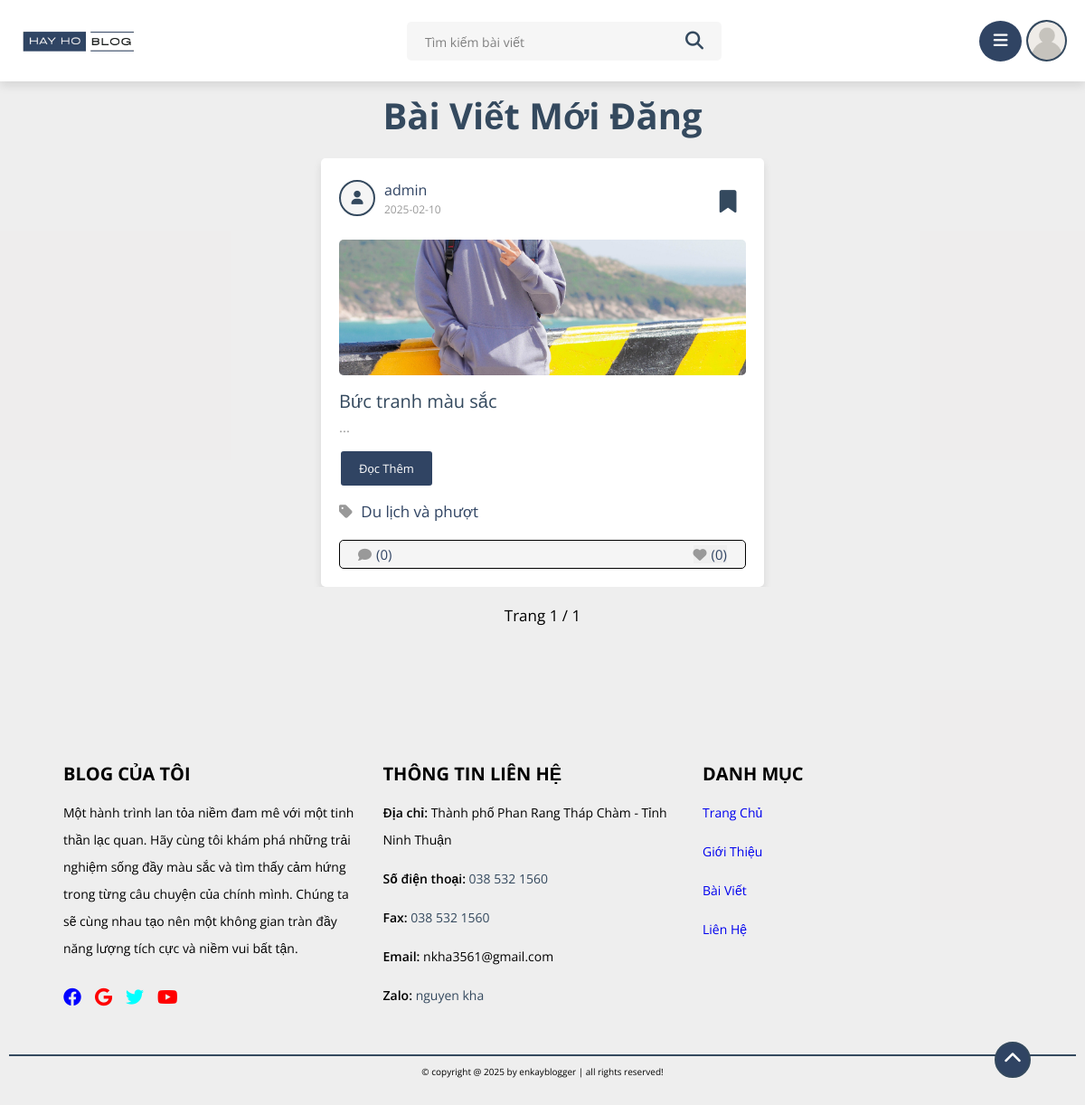
Screenshot of /static/new_post.php with the database file from the repository.
### tables this page shows
CREATE TABLE `settings` (
  `id` int(11) NOT NULL,
  `setting_key` varchar(255) NOT NULL,
  `setting_value` text NOT NULL
);

CREATE TABLE `posts` (
  `id` int(100) NOT NULL,
  `admin_id` int(100) NOT NULL,
  `name` varchar(100) NOT NULL,
  `title` varchar(100) NOT NULL,
  `content` varchar(10000) NOT NULL,
  `category` varchar(50) NOT NULL,
  `image` varchar(100) NOT NULL,
  `date` date NOT NULL DEFAULT current_timestamp(),
  `status` varchar(10) NOT NULL,
  `tag_id` int(11) DEFAULT NULL
);

### static/new_post.php (the view, shortened to what this page needs)
<?php
include '../components/connect.php';
$items_per_page = 4;
$current_page = isset($_GET['page']) ? (int)$_GET['page'] : 1;
$count_posts = $conn->prepare("SELECT COUNT(*) FROM `posts` WHERE status = ? AND date >= DATE_SUB(CURDATE(), INTERVAL 5 DAY)");
$count_posts->execute(['active']);
$total_posts = $count_posts->fetchColumn();
$total_pages = ceil($total_posts / $items_per_page);
$offset = ($current_page - 1) * $items_per_page;
$select_posts = $conn->prepare("SELECT * FROM `posts` WHERE status = ? AND date >= DATE_SUB(CURDATE(), INTERVAL 5 DAY) LIMIT $items_per_page OFFSET $offset");
$select_posts->execute(['active']);
?>
<!DOCTYPE html>
<html lang="en">
<head>
    <link rel="stylesheet" href="https://cdnjs.cloudflare.com/ajax/libs/font-awesome/6.1.1/css/all.min.css">
    <link rel="stylesheet" href="../css/style_edit.css">
    <link rel="stylesheet" href="../css/style_dark.css">
</head>
<body>
    <?php include '../components/user_header.php'; ?>
    <section class="posts-container">
        <h1 class="heading">Bài Viết Mới Đăng</h1>
        <div class="box-container view_all">
            <?php
            if ($select_posts->rowCount() > 0) {
                while ($fetch_posts = $select_posts->fetch(PDO::FETCH_ASSOC)) {
                    $post_id = $fetch_posts['id'];
                    $count_post_comments = $conn->prepare("SELECT * FROM `comments` WHERE post_id = ?");
                    $count_post_comments->execute([$post_id]);
                    $total_post_comments = $count_post_comments->rowCount();
                    $count_post_likes = $conn->prepare("SELECT * FROM `likes` WHERE post_id = ?");
                    $count_post_likes->execute([$post_id]);
                    $total_post_likes = $count_post_likes->rowCount();
                    $confirm_likes = $conn->prepare("SELECT * FROM `likes` WHERE user_id = ? AND post_id = ?");
                    $confirm_likes->execute([$user_id, $post_id]);
                    $confirm_save = $conn->prepare("SELECT * FROM `favorite_posts` WHERE user_id = ? AND post_id = ?");
                    $confirm_save->execute([$user_id, $post_id]);
            ?>
                    <form class="box" method="post">
                        <div class="post-admin">
                            <div class="details_left">
                                <i class="fas fa-user"></i>
                                <div>
                                    <a href="author_posts.php?author=<?= $fetch_posts['name']; ?>"><?= $fetch_posts['name']; ?></a>
                                    <div><?= $fetch_posts['date']; ?></div>
                                </div>
                            </div>
                            <button type="submit" name="save_post" class="save_mark-btn"><i class="fa-solid fa-bookmark" style="<?php if ($confirm_save->rowCount() > 0) {
                                                                                                                                    echo 'color:yellow;';
                                                                                                                                } ?>  "></i></button>
                        </div>
                        <?php
                        if ($fetch_posts['image'] != '') {
                        ?>
                            <img src="../uploaded_img/<?= $fetch_posts['image']; ?>" class="post-image" alt="">
                        <?php
                        }
                        ?>
                        <div class="post-title"><?= $fetch_posts['title']; ?></div>
                        <div class="post-content content-30"><?= $fetch_posts['content']; ?></div>
                        <a href="view_post.php?post_id=<?= $post_id; ?>" class="inline-btn">Đọc thêm</a>
                        <a href="category.php?category=<?= $fetch_posts['category']; ?>" class="post-cat"> <i class="fas fa-tag"></i> <span><?= $fetch_posts['category']; ?></span></a>
                        <div class="icons">
                            <a href="view_post.php?post_id=<?= $post_id; ?>"><i class="fas fa-comment"></i><span>(<?= $total_post_comments; ?>)</span></a>
                            <button type="submit" name="like_post"><i class="fas fa-heart" style="<?php if ($confirm_likes->rowCount() > 0) {
                                                                                                        echo 'color:var(--red);';
                                                                                                    } ?>  "></i><span>(<?= $total_post_likes; ?>)</span></button>
                        </div>
                    </form>
            <?php
                }
            } else {
                echo '<p class="empty">Hiện tại , Chưa bài viết nào được thêm!</p>';
            }
            ?>
        </div>
        <div class="pagination">
            <span>Trang <?= $current_page ?> / <?= $total_pages ?></span>
        </div>
    </section>
    <?php include '../components/footer.php'; ?>
</body>
</html>

### components/user_header.php (shortened to what this page needs)
<?php
include '../components/connect.php';
try {
   $conn->setAttribute(PDO::ATTR_ERRMODE, PDO::ERRMODE_EXCEPTION);
   $stmt = $conn->prepare("SELECT setting_value FROM settings WHERE setting_key = 'logo'");
   $stmt->execute();
   $logo_path = '../uploaded_img/default_img.jpg';
   if ($stmt->rowCount() > 0) {
      $row = $stmt->fetch(PDO::FETCH_ASSOC);
      $logo_path = $row['setting_value'];
   }
} catch (PDOException $e) {
   echo "Connection failed: " . $e->getMessage();
}
$user_id = $_SESSION['user_id'];
$select_avatar = $conn->prepare("SELECT avatar FROM `users` WHERE id = ?");
$select_avatar->execute([$user_id]);
$avatar = $select_avatar->fetch(PDO::FETCH_ASSOC);
if ($avatar) {
   $avatarContent = $avatar['avatar'];
   $finfo = finfo_open(FILEINFO_MIME_TYPE);
   $avatarMime = finfo_buffer($finfo, $avatarContent);
   finfo_close($finfo);
   if (!$avatarMime) {
      $avatarMime = 'image/jpeg';
   }
   $avatarBase64 = base64_encode($avatarContent);
   $avatarSrc = "data:$avatarMime;base64,$avatarBase64";
} else {
   $avatarSrc = '../uploaded_img/default_avatar.png';
}
?>
<header class="header">
   <section class="flex">
      <a href="home.php" class="logo">
         <img class="logo_img" src="<?php echo htmlspecialchars($logo_path); ?>" alt="hay ho blog logo">
      </a>
      <form action="search.php" method="POST" class="search-form" id="searchToolTip">
         <input type="text" name="search_box" class="box" maxlength="100" placeholder="Tìm kiếm bài viết" required>
         <button type="submit" class="fas fa-search" name="search_btn"></button>
      </form>
      <div class="icons">
         <div id="menu-btn" class="fas fa-bars"></div>
         <div id="user-btn">
            <img src="<?= htmlspecialchars($avatarSrc) ?>" alt="Avatar">
         </div>
      </div>
   </section>
</header>

### components/footer.php (shortened to what this page needs)
<?php
include '../components/connect.php';
$select_footer_text = $conn->prepare("SELECT setting_value FROM `settings` WHERE setting_key = 'footer_text'");
$select_footer_text->execute();
$footer_text = $select_footer_text->fetchColumn();
$select_facebook_link = $conn->prepare("SELECT setting_value FROM `settings` WHERE setting_key = 'link_facebook'");
$select_facebook_link->execute();
$link_facebook = $select_facebook_link->fetchColumn();
$select_google_link = $conn->prepare("SELECT setting_value FROM `settings` WHERE setting_key = 'link_google'");
$select_google_link->execute();
$link_google = $select_google_link->fetchColumn();
$select_twitter_link = $conn->prepare("SELECT setting_value FROM `settings` WHERE setting_key = 'link_twitter'");
$select_twitter_link->execute();
$link_twitter = $select_twitter_link->fetchColumn();
$select_youtube_link = $conn->prepare("SELECT setting_value FROM `settings` WHERE setting_key = 'link_youtube'");
$select_youtube_link->execute();
$link_youtube = $select_youtube_link->fetchColumn();
$select_diachi = $conn->prepare("SELECT setting_value FROM `settings` where setting_key = 'lienhe_diachi'");
$select_diachi->execute();
$diachi_text = $select_diachi->fetchColumn();
$select_dienthoai = $conn->prepare("SELECT setting_value FROM `settings` where setting_key = 'lienhe_dienthoai'");
$select_dienthoai->execute();
$dienthoai_text = $select_dienthoai->fetchColumn();
$select_fax = $conn->prepare("SELECT setting_value FROM `settings` where setting_key = 'lienhe_fax'");
$select_fax->execute();
$fax_text = $select_fax->fetchColumn();
$select_email = $conn->prepare("SELECT setting_value FROM `settings` where setting_key = 'lienhe_email'");
$select_email->execute();
$email_text = $select_email->fetchColumn();
$select_zalo = $conn->prepare("SELECT setting_value FROM `settings` where setting_key = 'lienhe_zalo'");
$select_zalo->execute();
$zalo_text = $select_zalo->fetchColumn();
$select_name = $conn->prepare("SELECT setting_value FROM `settings` where setting_key = 'lienhe_name'");
$select_name->execute();
$name_text = $select_name->fetchColumn();
?>
<footer class="footer">
   <div class="footer_top">
      <div class="footer_top-gioithieu">
         <h1>BLOG CỦA TÔI</h1>
         <p>Một hành trình lan tỏa niềm đam mê với một tinh thần lạc quan. Hãy cùng tôi khám phá những trải nghiệm sống đầy màu sắc và tìm thấy cảm hứng trong từng câu chuyện của chính mình. Chúng ta sẽ cùng nhau tạo nên một không gian tràn đầy năng lượng tích cực và niềm vui bất tận.</p>
         <div class="icons">
            <a href="<?= $link_facebook?>" target="_blank"> <i class="fa-brands fa-facebook" style="color:blue";></i></a>
            <a href="<?= $link_google?>" target="_blank"> <i class="fa-brands fa-google" style="color:red";></i></a>
            <a href="<?= $link_twitter?>" target="_blank"> <i class="fa-brands fa-twitter" style="color:cyan";></i></a>
            <a href="<?= $link_youtube?>" target="_blank"> <i class="fa-brands fa-youtube" style="color:red";></i></a>
         </div>
      </div>
      <div class="footer_top-lienhe">
         <h1>THÔNG TIN LIÊN HỆ</h1>
         <ul>
            <li><span> Địa chỉ: </span><?= $diachi_text?></li>
            <li><span> Số điện thoại: </span><a href="tel:0584.344.344"><?= $dienthoai_text?></a></li>
            <li><span> Fax: </span><a href="tel:0584.344.344"><?= $fax_text?></a></li>
            <li><span> Email: </span><?= $email_text?></li>
            <li><span> Zalo: </span><a href="<?= $zalo_text?>"><?= $name_text?></a></li>
         </ul>
      </div>
      <div class="footer_top-thongtin">
         <h1>DANH MỤC</h1>
         <ul>
            <li><a href="#">Trang Chủ</a></li>
            <li><a href="#introduce">Giới Thiệu</a></li>
            <li><a href="#news">Bài Viết</a></li>
            <li><a href="#contact">Liên Hệ</a></li>
         </ul>
      </div>
   </div>
   <div class="footer_bottom">
      &copy; copyright @ <?= date('Y'); ?> by <?= htmlspecialchars($footer_text) ?> | all rights reserved!
      <div class="scroll-to-top" onclick="scrollToTop()">
         <i class="fas fa-chevron-up"></i>
      </div>
   </div>
</footer>

### css/style_dark.css (style rules this page uses)
body.dark-mode .btn, .delete-btn, .option-btn, .inline-btn, .inline-option-btn, .inline-delete-btn { border: 2px solid var(--white); }

### rows the page displays
settings: setting_value (picture)
posts: name "admin", date "2025-02-10", image (picture), title "Bức tranh màu sắc", category "Du lịch và phượt", total_post_comments "0", total_post_likes "0"
settings: setting_value "Thành phố Phan Rang Tháp Chàm - Tỉnh Ninh Thuận"
settings: setting_value "038 532 1560"
settings: setting_value "038 532 1560"
settings: setting_value "nkha3561@gmail.com"
settings: setting_value "nguyen kha"
settings: setting_value "enkayblogger"

### other values shown
$current_page "1"
$total_pages "1"
